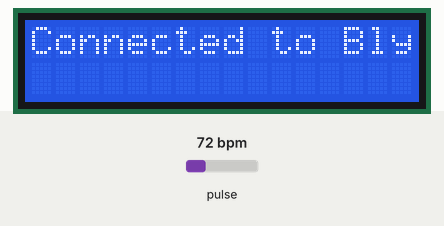
Recording of a sketch running on a simulated ESP32. Shown: 16×2 character LCD. The inputs (shaded band) are chosen by the test bench; at power-on: pulse 72 bpm. WiFi joins after 1.5 s; servers stay silent unless stated; random numbers use the default seed unless the sketch sets one.

Above: at 1.9 s.
At 7.6 s:
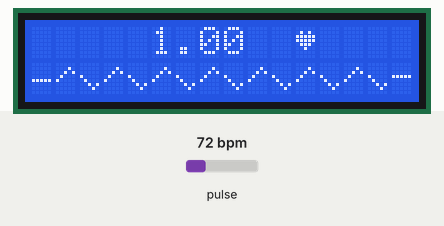
7.7 s: pulse set to 42 bpm
At 11.3 s:
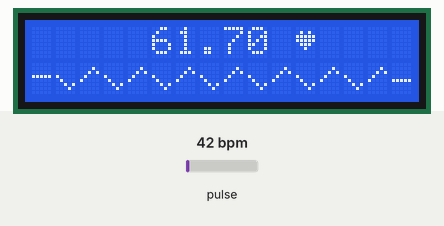
Timing chart, 0 to 12.8 s (numbered marks = the images above; inputs shaded):
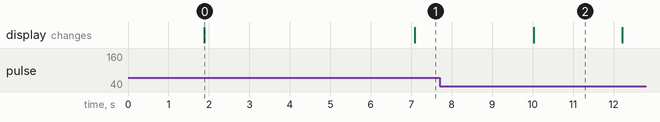

The sketch:

HeartRate.ino
```cpp
#define BLYNK_TEMPLATE_ID "TMPL6E9Uuw0S7"
#define BLYNK_TEMPLATE_NAME "heart rate monitoring"
#define BLYNK_AUTH_TOKEN "5Ch5Gn6rdM3aUzf1gHfQo2SkFN2Xx1v_"

#define BLYNK_PRINT Serial


#include <Wire.h>
#include <WiFiManager.h>
#include <WiFi.h>
#include <BlynkSimpleEsp32.h>
#include <LiquidCrystal.h>
#include "MAX30105.h"    // sparkfun MAX3010X library
MAX30105 particleSensor;

#include "arduinoFFT.h"
arduinoFFT FFT;


LiquidCrystal lcd(19, 23, 18, 17, 16, 15);
#define PULSE_SAMPLES 256
#define SAMPLE_FREQ   50

double avered       = 0;
double aveir        = 0;
double sumirrms     = 0;
double sumredrms    = 0;
int    i            = 0;
int    Num          = 100;  // calculate SpO2 by this sampling interval
int    Temperature;
int    temp;
float  ESpO2;               // initial value of estimated SpO2
double FSpO2        = 0.7;  // filter factor for estimated SpO2
double frate        = 0.95; // low pass filter for IR/red LED value to eliminate AC component
#define TIMETOBOOT    3000  // wait for this time(msec) to output SpO2
#define SCALE         88.0  // adjust to display heart beat and SpO2 in the same scale
#define SAMPLING      100   //25 //5     // if you want to see heart beat more precisely, set SAMPLING to 1
#define FINGER_ON     30000 // if red signal is lower than this, it indicates your finger is not on the sensor
#define USEFIFO
#define PULSE_SAMPLES 256
#define SAMPLE_FREQ   50

// --- For Heart Rate ---
byte   rateSpot         = 0;
long   lastBeat         = 0;  // Time at which the last beat occurred
int    beatAvg          = 0;
bool   detect_high      = 0;
// ----------------------

double redArray[PULSE_SAMPLES]; // array to store samples from the sensor
double vReal[PULSE_SAMPLES];
double vImag[PULSE_SAMPLES];
double beatsPerMinute = 0;

char auth[] = BLYNK_AUTH_TOKEN;
BlynkTimer timer;

bool flag = true;


byte Heart[8] = {
0b00000,
0b01010,
0b11111,
0b11111,
0b01110,
0b00100,
0b00000,
0b00000
};


byte start[8] =
{
0b00000,
0b00000,
0b00000,
0b00000,
0b11111,
0b00000,
0b00000,
0b00000
};


byte end[8] =
{
0b00000,
0b00000,
0b00000,
0b11111,
0b00000,
0b00000,
0b00000,
0b00000
};

byte up[8] =
{
0b00000,
0b00010,
0b00101,
0b01000,
0b10000,
0b00000,
0b00000,
0b00000
};

byte down[8] =
{
0b00000,
0b00000,
0b00000,
0b10000,
0b01000,
0b00101,
0b00010,
0b00000
};

void heartUp(){

  for(int p =0; p<=15; p++){

    if(p==0){
        lcd.setCursor(p, 1);
      	lcd.write(byte(1));
    }else if (
      p==15
    ){
        lcd.setCursor(p, 1);
      	lcd.write(byte(2));
    }else if (
      p%2 !=0
    ){
        lcd.setCursor(p, 1);
      	lcd.write(byte(3));
    }else{
        lcd.setCursor(p, 1);
      	lcd.write(byte(4));
    }
  }
}
void heartDown(){

  for(int p =0; p<=15; p++){

    if(p==0){
        lcd.setCursor(p, 1);
      	lcd.write(byte(2));
    }else if (
      p==15
    ){
        lcd.setCursor(p, 1);
      	lcd.write(byte(1));
    }else if (
      p%2 !=0
    ){
        lcd.setCursor(p, 1);
      	lcd.write(byte(4));
    }else{
        lcd.setCursor(p, 1);
      	lcd.write(byte(3));
    }
  }
}

void heartNo(){

  for(int p =0; p<=15; p++){
        lcd.setCursor(p, 1);
      	lcd.write(byte(1));
  }
}
void setup()
{
     WiFi.mode(WIFI_STA);
     WiFiManager wm;
	lcd.begin(16, 2);

	// create a new character
	lcd.createChar(0, Heart);
	// create a new character
	lcd.createChar(1, start);
	// create a new character
	lcd.createChar(2, end);
	// create a new character
	lcd.createChar(3, up);
  	// create a new character
	lcd.createChar(4, down);

     lcd.clear();
     lcd.setCursor(0, 0);
     lcd.print("Choose Your WIFI");

    bool res = wm.autoConnect("Heart Rate"); // anonymous ap


    if(!res) {

        lcd.clear();              // clear display
        lcd.setCursor(0, 0);      // move cursor to   (0, 0)
        lcd.print("Failed to connect");       // print message at (0, 0)
        // ESP.restart();
    }
    else {

        if(WiFi.isConnected()){
         Blynk.begin(auth,(wm.getWiFiSSID()).c_str(),( wm.getWiFiPass()).c_str());
         while (!Blynk.connected()) {
                  lcd.clear();              // clear display
                  lcd.setCursor(0, 0);      // move cursor to   (0, 0)
                  lcd.print("Connecting to Blynk...");
           }

        lcd.clear();              // clear display
        lcd.setCursor(0, 0);      // move cursor to   (0, 0)
        lcd.print("Connected to Blynk");
        delay(3000);
      }else{
        lcd.clear();              // clear display
        lcd.setCursor(0, 0);      // move cursor to   (0, 0)
        lcd.print("No internet!!");
        delay(3000);
      }

    }


   // Initialize sensor
   while (!particleSensor.begin(Wire, I2C_SPEED_FAST)) //Use default I2C port, 400kHz speed
   {
      //while (1);
   }

   //Setup to sense a nice looking saw tooth on the plotter
   byte ledBrightness = 0x7F;  // Options: 0=Off to 255=50mA
   byte sampleAverage = 4;     // Options: 1, 2, 4, 8, 16, 32
   byte ledMode       = 2;     // Options: 1 = Red only, 2 = Red + IR, 3 = Red + IR + Green
   //Options: 1 = IR only, 2 = Red + IR on MH-ET LIVE MAX30102 board
   int sampleRate     = 200;   // Options: 50, 100, 200, 400, 800, 1000, 1600, 3200
   int pulseWidth     = 411;   // Options: 69, 118, 215, 411
   int adcRange       = 16384; // Options: 2048, 4096, 8192, 16384

   // Set up the wanted parameters
   particleSensor.setup(ledBrightness, sampleAverage, ledMode, sampleRate, pulseWidth, adcRange); //Configure sensor with these settings
   particleSensor.enableDIETEMPRDY();
}

void loop()
{
   uint32_t ir, red, green;
   double fred, fir;
   double SpO2 = 0; //raw SpO2 before low pass filtered
   float red_beat = 0;

#ifdef USEFIFO
   particleSensor.check();               // Check the sensor, read up to 3 samples

   while (particleSensor.available())
   {  // Do we have new data
#ifdef MAX30105
      red = particleSensor.getFIFORed(); // Sparkfun's MAX30105
      ir  = particleSensor.getFIFOIR();  // Sparkfun's MAX30105
#else
      red = particleSensor.getFIFOIR();  // why getFOFOIR output Red data by MAX30102 on MH-ET LIVE breakout board
      ir  = particleSensor.getFIFORed(); // why getFIFORed output IR data by MAX30102 on MH-ET LIVE breakout board
#endif

      i++;
      i = i % PULSE_SAMPLES; // wrap around every 256 samples
      fred = (double)red;

      if (ir >= 50000 && i == 110){
               beatsPerMinute +=random(0,6);
               Blynk.virtualWrite(V0, beatsPerMinute);
               lcd.clear();              // clear display
               lcd.setCursor(5, 0);      // move cursor to   (0, 0)    // move cursor to   (2, 1)
               lcd.print(beatsPerMinute);
               lcd.setCursor(11, 0);
      	       lcd.write(byte(0));
               if (flag){
                 heartUp();
                 flag=false;
               }else{
                 heartDown();
                 flag=true;
               }
           }
      redArray[i] = fred; // populate the array

      particleSensor.nextSample(); // We're finished with this sample so move to next sample

      if (i == 0) // execute every PULSE_SAMPLES
      {

         for (int idx=0; idx < PULSE_SAMPLES; idx++)
         {
            vReal[idx] = redArray[idx];
            vImag[idx] = 0.0;

            //Serial.println(redArray[idx]);
         }

         FFT = arduinoFFT(vReal, vImag, PULSE_SAMPLES, SAMPLE_FREQ); /* Create FFT object */
         FFT.Windowing(FFT_WIN_TYP_HAMMING, FFT_FORWARD); /* Weigh data */
         FFT.Compute(FFT_FORWARD); /* Compute FFT */
         FFT.ComplexToMagnitude(); /* Compute magnitudes */

         double peak = FFT.MajorPeak();
         //Serial.println(peak, 6);

         // print in beats per minute
         beatsPerMinute = peak * 60;
         if (ir >= 50000){
               Blynk.virtualWrite(V0, beatsPerMinute);
               lcd.clear();              // clear display
               lcd.setCursor(5, 0);      // move cursor to   (0, 0)    // move cursor to   (2, 1)
               lcd.print(beatsPerMinute);
               lcd.setCursor(11, 0);
      	       lcd.write(byte(0));
               if (flag){
                 heartUp();
                 flag=false;
               }else{
                 heartDown();
                 flag=true;
               }
           }else{
           Blynk.virtualWrite(V0, 0);
           lcd.clear();              // clear display
           lcd.setCursor(7, 0);      // move cursor to   (0, 0)    // move cursor to   (2, 1)
           lcd.print(0);
           lcd.setCursor(8, 0);
      	   lcd.write(byte(0));
           heartNo();
           }


      }

  }
#endif


  Blynk.run();


}
```

Measured:
- what the display in image 0 shows lasts 5.2 s, from 1.9 s to 7.1 s
